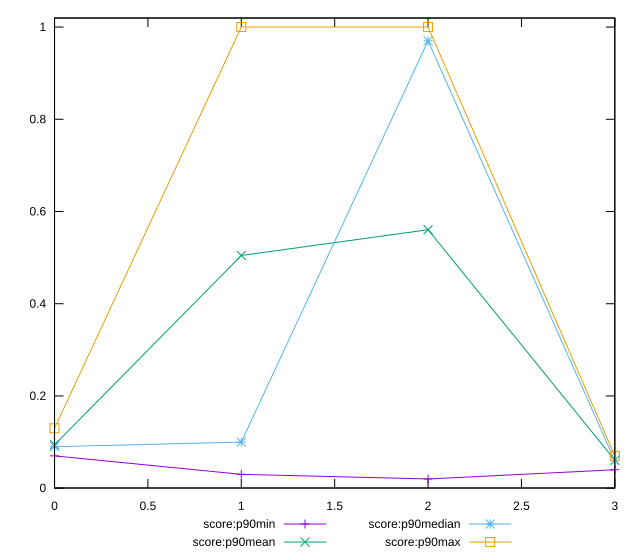

Write gnuplot code to recreate this figure.
reset

$scoreP90Min <<EOF
0 0.07
1 0.03
2 0.02
3 0.04
EOF

$scoreP90Mean <<EOF
0 0.09414893617021272
1 0.5046808510638296
2 0.5605319148936172
3 0.0607446808510638
EOF

$scoreP90Median <<EOF
0 0.09
1 0.1
2 0.97
3 0.06
EOF

$scoreP90Max <<EOF
0 0.13
1 1
2 1
3 0.07
EOF

set key outside below
set xrange [0:3]
set yrange [0.00040000000000000105:1.0196]
set trange [0.00040000000000000105:1.0196]
set terminal svg size 640, 560 enhanced background rgb 'white'
set output "reports/report_00028_2021-02-24T12-49-42.674Z/interactive/progression/score.svg"

plot $scoreP90Min title "score:p90min" with linespoints, \
     $scoreP90Mean title "score:p90mean" with linespoints, \
     $scoreP90Median title "score:p90median" with linespoints, \
     $scoreP90Max title "score:p90max" with linespoints

reset
